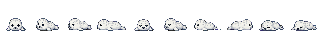
#> input picture assets/pets/sources/layout/foka-runtime-32.png, 320 x 32 px, given in place of foka-generated.png, which was not available
$ python build-pet-sprites.py
#> lines starting #> are read from the running program, lines starting #| are printed output that depends on the picture; after the words box and inside, x2 and y2 are one past the last pixel; in counts of white or black regions, pixels touching at a corner belong together; pictures that were not available may be replaced by others from this repository, and a replacement may not be noted
#> in _ordered_grid_components, source is the input picture: PIL image 320x32 RGBA; mean R, G, B, A 35.4, 35.9, 36.6, 49.4
#!/usr/bin/env python3
"""Build the ten-frame 64 px pet sprite sheets from retained source art.

The generated animals use accepted high-resolution alpha masters. Their old
32 px runtime sheets are retained only as layout templates so pose order,
baseline, and on-screen footprint stay unchanged. Muse uses an explicit native
64 px layout because she was introduced after that legacy pipeline, and her
right-facing sequence is mirrored from the accepted left poses to prevent
asymmetric anatomy. Pancake is the one exception: its original recording is no
longer available, so its accepted 32 px capture is scaled losslessly with
nearest-neighbour sampling rather than reinterpreted.
"""

from __future__ import annotations

from dataclasses import dataclass
from pathlib import Path

from PIL import Image


ROOT = Path(__file__).resolve().parents[1]
PET_ROOT = ROOT / "assets" / "pets"
SOURCE_ROOT = PET_ROOT / "sources"
ALPHA_ROOT = SOURCE_ROOT / "alpha"
LAYOUT_ROOT = SOURCE_ROOT / "layout"

FRAME_COUNT = 10
LEGACY_FRAME_SIZE = 32
RUNTIME_FRAME_SIZE = 64
ALPHA_THRESHOLD = 8
RUNTIME_ALPHA_CUTOFF = 96
MUSE_FRAME_BOXES = [
    (20, 2, 44, 62),
    (14, 4, 50, 62),
    (12, 4, 52, 62),
    (2, 9, 62, 62),
    (20, 2, 44, 62),
    (14, 4, 50, 62),
    (12, 4, 52, 62),
    (2, 9, 62, 62),
    (2, 22, 62, 62),
    (3, 29, 61, 62),
]


@dataclass(frozen=True)
class Component:
    area: int
    bbox: tuple[int, int, int, int]
    pixels: tuple[int, ...]

    @property
    def center_y(self) -> float:
        return (self.bbox[1] + self.bbox[3]) / 2


def _connected_components(image: Image.Image, minimum_area: int) -> list[Component]:
    """Return opaque 4-connected components large enough to be authored art."""
#> called with minimum_area = 10000

    alpha = image.getchannel("A")
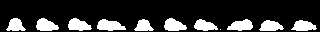
#> alpha: PIL image 320x32 L; 19.4% white; 11 white regions (1 under 20 px), largest, box (x1, y1, x2, y2) and area: (97, 19, 126, 31) 237, (68, 18, 92, 31) 211, (227, 19, 253, 31) 211
    width, height = alpha.size
#> width = 320; height = 32
    alpha_pixels = alpha.load()
    visited = bytearray(width * height)
    components: list[Component] = []

    for y in range(height):
        for x in range(width):
            start = y * width + x
            if visited[start] or alpha_pixels[x, y] <= ALPHA_THRESHOLD:
                continue

            visited[start] = 1
            stack = [start]
            pixels: list[int] = []
            min_x = max_x = x
            min_y = max_y = y

            while stack:
                index = stack.pop()
                current_y, current_x = divmod(index, width)
                pixels.append(index)
                min_x = min(min_x, current_x)
                max_x = max(max_x, current_x)
                min_y = min(min_y, current_y)
                max_y = max(max_y, current_y)

                if current_x > 0:
                    neighbor = index - 1
                    if not visited[neighbor] and alpha_pixels[current_x - 1, current_y] > ALPHA_THRESHOLD:
                        visited[neighbor] = 1
                        stack.append(neighbor)
                if current_x + 1 < width:
                    neighbor = index + 1
                    if not visited[neighbor] and alpha_pixels[current_x + 1, current_y] > ALPHA_THRESHOLD:
                        visited[neighbor] = 1
                        stack.append(neighbor)
                if current_y > 0:
                    neighbor = index - width
                    if not visited[neighbor] and alpha_pixels[current_x, current_y - 1] > ALPHA_THRESHOLD:
                        visited[neighbor] = 1
                        stack.append(neighbor)
                if current_y + 1 < height:
                    neighbor = index + width
                    if not visited[neighbor] and alpha_pixels[current_x, current_y + 1] > ALPHA_THRESHOLD:
                        visited[neighbor] = 1
                        stack.append(neighbor)

            if len(pixels) >= minimum_area:
                components.append(
                    Component(
                        area=len(pixels),
                        bbox=(min_x, min_y, max_x + 1, max_y + 1),
                        pixels=tuple(pixels),
                    )
                )
#> after the loop, components = []; pixels = [9500]

    return components


# [16 lines left out: function _component_image, not called in this run]


def _ordered_grid_components(
    path: Path,
    *,
    minimum_area: int = 10_000,
    maximum_bottom: int | None = None,
) -> list[Image.Image]:
    source = Image.open(path).convert("RGBA")
    components = _connected_components(source, minimum_area)
#> components = []
    if maximum_bottom is not None:
        components = [component for component in components if component.bbox[3] <= maximum_bottom]
    components.sort(key=lambda component: (component.center_y >= source.height / 2, component.bbox[0]))
    return [_component_image(source, component) for component in components]


# [79 lines left out: functions _ordered_horizontal_components, _single_component, _layout_boxes, _remove_magenta_spill, _harden_runtime_alpha, not called in this run]


def _write_generated_pet(
    pet_id: str,
    frames: list[Image.Image],
    *,
    remove_magenta_spill: bool = False,
    target_boxes: list[tuple[int, int, int, int]] | None = None,
    preserve_aspect: bool = False,
    runtime_mirror_pairs: tuple[tuple[int, int], ...] = (),
) -> None:
    if len(frames) != FRAME_COUNT:
        raise RuntimeError(f"Expected ten {pet_id} frames, found {len(frames)}")

    sheet = Image.new("RGBA", (FRAME_COUNT * RUNTIME_FRAME_SIZE, RUNTIME_FRAME_SIZE), (0, 0, 0, 0))
    boxes = _layout_boxes(pet_id) if target_boxes is None else target_boxes
    if len(boxes) != FRAME_COUNT:
        raise RuntimeError(f"Expected ten {pet_id} target boxes, found {len(boxes)}")

    for frame_index, (frame, target_box) in enumerate(zip(frames, boxes, strict=True)):
        left, top, right, bottom = target_box
        if remove_magenta_spill:
            frame = _remove_magenta_spill(frame)
        target_width = right - left
        target_height = bottom - top
        if preserve_aspect:
            scale = min(target_width / frame.width, target_height / frame.height)
            resized_width = max(1, round(frame.width * scale))
            resized_height = max(1, round(frame.height * scale))
            resized = frame.resize((resized_width, resized_height), Image.Resampling.NEAREST)
            output_left = left + (target_width - resized_width) // 2
            output_top = bottom - resized_height
        else:
            resized = frame.resize((target_width, target_height), Image.Resampling.NEAREST)
            output_left = left
            output_top = top
        resized = _harden_runtime_alpha(resized)
        sheet.alpha_composite(
            resized,
            (frame_index * RUNTIME_FRAME_SIZE + output_left, output_top),
        )

    for source_index, destination_index in runtime_mirror_pairs:
        source_cell = sheet.crop(
            (
                source_index * RUNTIME_FRAME_SIZE,
                0,
                (source_index + 1) * RUNTIME_FRAME_SIZE,
                RUNTIME_FRAME_SIZE,
            )
        )
        mirrored_cell = source_cell.transpose(Image.Transpose.FLIP_LEFT_RIGHT)
        destination_box = (
            destination_index * RUNTIME_FRAME_SIZE,
            0,
            (destination_index + 1) * RUNTIME_FRAME_SIZE,
            RUNTIME_FRAME_SIZE,
        )
        sheet.paste((0, 0, 0, 0), destination_box)
        sheet.alpha_composite(
            mirrored_cell,
            (destination_index * RUNTIME_FRAME_SIZE, 0),
        )

    destination = PET_ROOT / f"{pet_id}-sprite.png"
    sheet.save(destination, format="PNG", optimize=True)
    print(f"Wrote {destination.relative_to(ROOT)} ({sheet.width}x{sheet.height})")


# [35 lines left out: functions _write_muse_floor, _write_pancake, not called in this run]


def main() -> None:
    for pet_id in ("foka", "kesha", "tauta"):
        frames = _ordered_grid_components(
            ALPHA_ROOT / f"{pet_id}-generated.png",
            maximum_bottom=720,
        )
#> frames = []
        _write_generated_pet(pet_id, frames, remove_magenta_spill=True)

    misha_frames = _ordered_grid_components(ALPHA_ROOT / "misha-turn-generated.png")
    if len(misha_frames) != 8:
        raise RuntimeError(f"Expected eight Misha turn frames, found {len(misha_frames)}")
    misha_frames.extend(
        [
            _single_component(ALPHA_ROOT / "misha-transition-generated.png"),
            _single_component(ALPHA_ROOT / "misha-sleep-climber-generated.png", choose_topmost=True),
        ]
    )
    _write_generated_pet("misha", misha_frames, remove_magenta_spill=True)

    mitsuri_frames = _ordered_grid_components(ALPHA_ROOT / "mitsuri-generated.png")
    _write_generated_pet("mitsuri", mitsuri_frames)

    muse_source_frames = _ordered_horizontal_components(ALPHA_ROOT / "muse-generated.png")
    if len(muse_source_frames) != FRAME_COUNT:
        raise RuntimeError(f"Expected ten Muse source poses, found {len(muse_source_frames)}")
    muse_frames = [
        muse_source_frames[0],
        muse_source_frames[1],
        muse_source_frames[2],
        muse_source_frames[3],
        muse_source_frames[0].copy(),
        muse_source_frames[1],
        muse_source_frames[2],
        muse_source_frames[3],
        muse_source_frames[8],
        muse_source_frames[9],
    ]
    _write_generated_pet(
        "muse",
        muse_frames,
        remove_magenta_spill=True,
        target_boxes=MUSE_FRAME_BOXES,
        preserve_aspect=True,
        runtime_mirror_pairs=((1, 5), (2, 6), (3, 7)),
    )
    _write_muse_floor()

    _write_pancake()


if __name__ == "__main__":
#> (the run stopped early here; a loop or call above may not have finished)

$ run again, on assets/pets/sources/layout/tauta-runtime-32.png
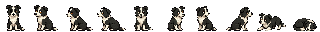
#> input picture assets/pets/sources/layout/tauta-runtime-32.png, 320 x 32 px, given in place of foka-generated.png, which was not available
#> in _ordered_grid_components, source is the input picture: PIL image 320x32 RGBA; mean R, G, B, A 26.5, 25.1, 22.7, 77.9
#> in _connected_components, `alpha = image.getchannel("A")`:
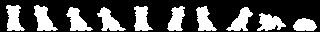
#> alpha: PIL image 320x32 L; 30.6% white; 10 white regions, largest, box (x1, y1, x2, y2) and area: (34, 5, 58, 31) 352, (97, 7, 126, 31) 332, (66, 7, 93, 31) 331
#> in _ordered_grid_components, `components = _connected_components(source, minimum_area)`: components = []
